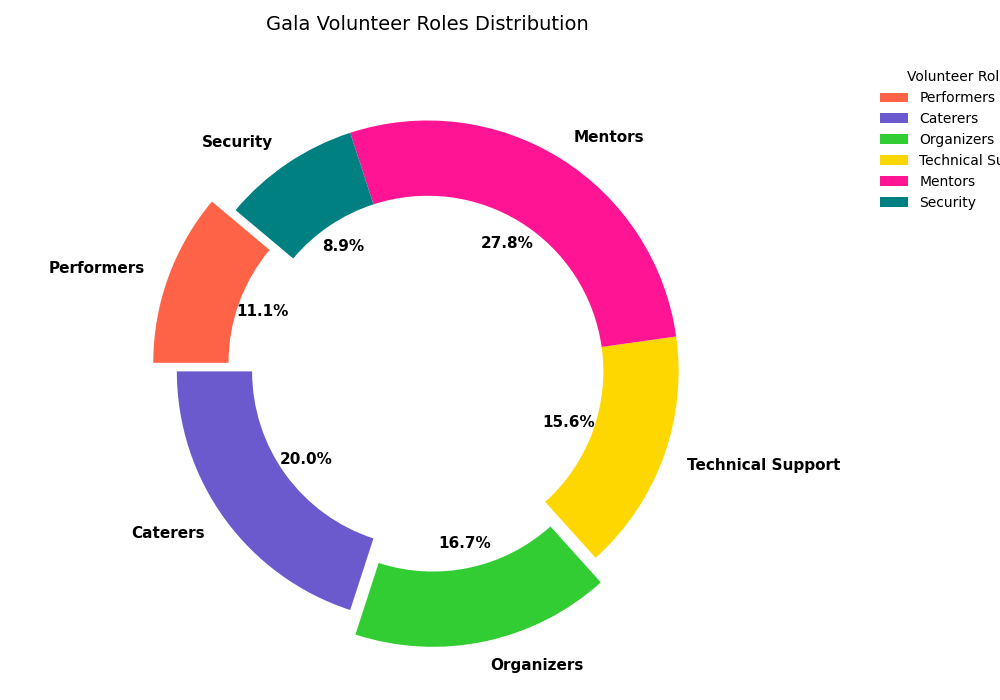

Python code for this plot:
import matplotlib.pyplot as plt

volunteer_roles = ['Performers', 'Caterers', 'Organizers', 'Technical Support', 'Mentors', 'Security']
volunteer_counts = [10, 18, 15, 14, 25, 8]
colors = ['#FF6347', '#6A5ACD', '#32CD32', '#FFD700', '#FF1493', '#008080']

fig, ax = plt.subplots(figsize=(10, 7))

explode = (0.1, 0, 0.1, 0, 0, 0) 

# Setting the 'wedgeprops' to have a width creating a donut chart.
wedges, texts, autotexts = ax.pie(
    volunteer_counts,
    labels=volunteer_roles,
    colors=colors,
    autopct='%1.1f%%',
    startangle=140,
    explode=explode,
    wedgeprops=dict(width=0.3),
    shadow=False
)

for text in texts:
    text.set_fontsize(11)
    text.set_fontweight('bold')

for autotext in autotexts:
    autotext.set_fontsize(11)
    autotext.set_color('black')
    autotext.set_fontweight('bold')

ax.set_title(
    "Gala Volunteer Roles Distribution",
    fontsize=14, fontweight='normal', pad=20
)

ax.legend(
    wedges, volunteer_roles,
    title="Volunteer Roles",
    loc="upper right",
    bbox_to_anchor=(1, 0, 0.5, 1),
    frameon=False
)

plt.tight_layout()
plt.grid(True)

plt.show()
